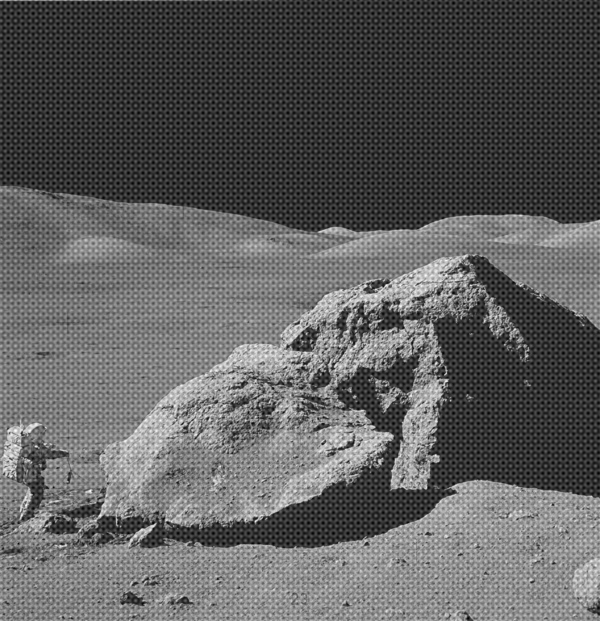
#> input picture 20222023 Question Paper/planet_surface.png, 600 x 621 px
$ python q2.py
#> lines starting #> are read from the running program, lines starting #| are printed output that depends on the picture; after the words box and inside, x2 and y2 are one past the last pixel; in counts of white or black regions, pixels touching at a corner belong together
import cv2
import numpy as np
import matplotlib.pyplot as plt

img = cv2.imread("../planet_surface.png")
#> img is the input picture: shape (621, 600, 3); min 0, max 255, mean 94.4
img_gray = cv2.cvtColor(img,cv2.COLOR_BGR2GRAY)

ffImg = np.fft.fft2(img_gray)
fShiftImg = np.fft.fftshift(ffImg)
fShiftImgAbs = np.abs(fShiftImg)

spectrum = 20 * np.log(fShiftImgAbs + 1)
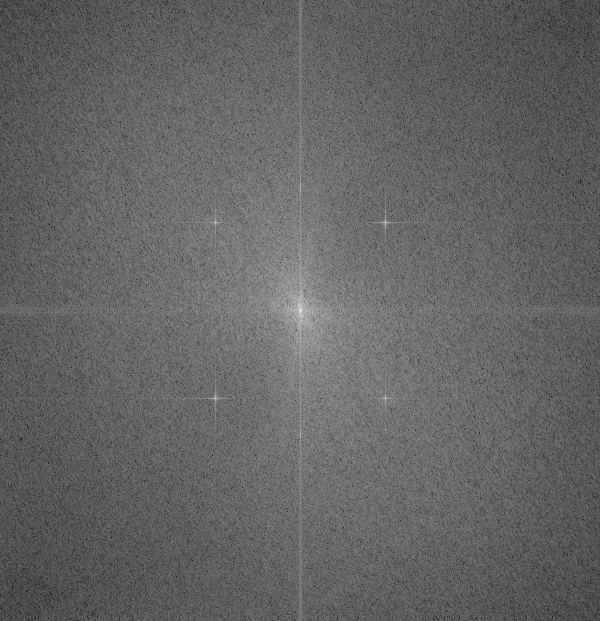
#> spectrum: shape (621, 600) float64; min 48.8, max 347.5, mean 166.5; drawn with min black and max white

rows,cols = img_gray.shape
#> rows = 621; cols = 600
mask = np.ones((rows,cols),np.uint8)
r = 4

x,y = np.ogrid[:rows,:cols]
#> x = 621 values from 0 to 620
c1, c2,c3,c4 = [222,216],[222,385],[398,214],[398,384]
for c in [c1,c2,c3,c4]:
    maskArea = (x-c[0])**2 + (y-c[1])**2 <= r**r
    mask[maskArea] = 0
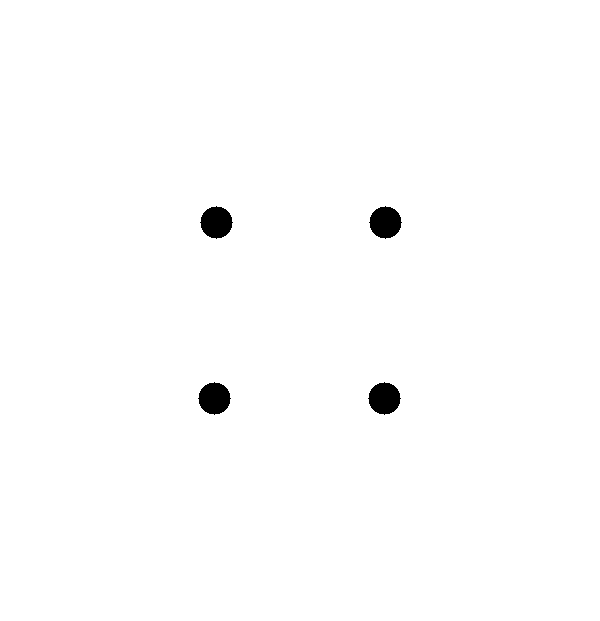
#> mask: shape (621, 600); values 0 (black) and 1 (white), 99.1% white; 4 black regions, box (x1, y1, x2, y2) and area: (200, 206, 233, 239) 797, (369, 206, 402, 239) 797, (198, 382, 231, 415) 797, (368, 382, 401, 415) 797

r = 3
start1,end1 = (297,0),(297,268)
start2,end2 = (297,349),(297,rows)
#> start2 = (297, 349); end2 = (297, 621)

start3,end3 = (0,311),(263,311)
start4,end4 = (332,311),(cols,311)
#> start4 = (332, 311); end4 = (600, 311)


cv2.line(mask,start1,end1,(0,0,0),r)
cv2.line(mask,start2,end2,(0,0,0),r)
cv2.line(mask,start3,end3,(0,0,0),r)
cv2.line(mask,start4,end4,(0,0,0),r)
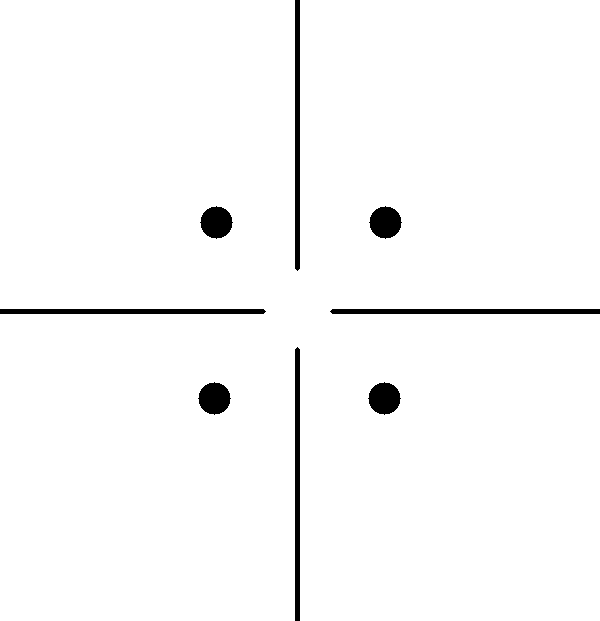
#> mask: shape (621, 600); values 0 (black) and 1 (white), 97.7% white; 8 black regions, largest, box (x1, y1, x2, y2) and area: (295, 347, 300, 621) 1364, (295, 0, 300, 271) 1349, (330, 309, 600, 314) 1344

fftShitAndMask = mask*fShiftImg
# fftShitAndMask = np.abs(fftShitAndMask)
flsShift = np.fft.ifftshift(fftShitAndMask)
img_back = np.fft.ifft2(flsShift)
img_back = np.clip(img_back,0,255).astype(np.uint8)
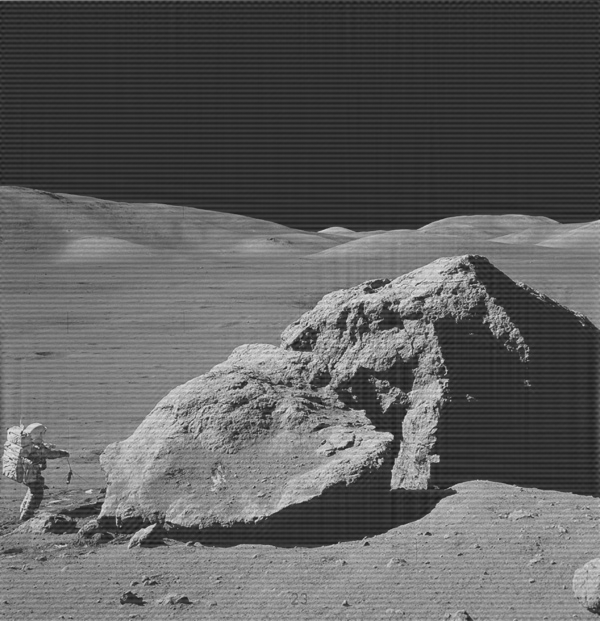
#> img_back: shape (621, 600); min 19, max 233, mean 93.9

cv2.imwrite("planet_serface_denoised.jpg",img_back)

plt.subplot(2, 2, 1)
plt.imshow(cv2.cvtColor(img, cv2.COLOR_BGR2RGB))
plt.title('Original Image')
plt.axis('off')

plt.subplot(2, 2, 2)
plt.imshow(spectrum,cmap="gray")
plt.title('Grayscale Image')
plt.axis('off')
#

plt.subplot(2, 2, 3)
plt.imshow(mask,cmap="gray")
plt.title('Grayscale Image')
plt.axis('off')

plt.subplot(2, 2, 4)
plt.imshow(img_back , cmap="gray")
plt.title('Grayscale Image')
plt.axis('off')

plt.savefig("planet_serface_denoised_steps.png", dpi=300, bbox_inches='tight')
plt.show()

$ run again, with 20222023 Question Paper/land.jpg saved as 20222023 Question Paper/planet_surface.png
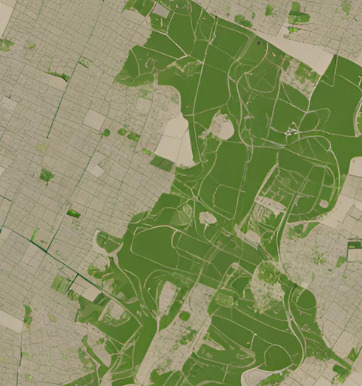
#> input picture 20222023 Question Paper/land.jpg, 362 x 386 px
#> img is the input picture: shape (386, 362, 3); mean B, G, R 96.7, 142.5, 134.5
#> after the loop `for c in [c1,c2,c3,c4]:`:
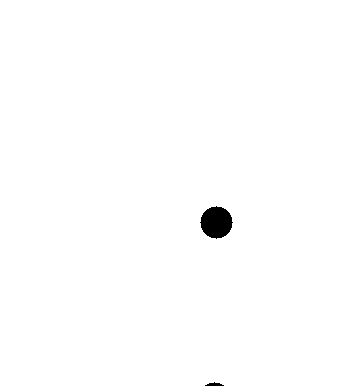
#> mask: shape (386, 362); values 0 (black) and 1 (white), 99.4% white; 2 black regions, box (x1, y1, x2, y2) and area: (200, 206, 233, 239) 797, (205, 382, 224, 386) 46
#> `plt.savefig("planet_serface_denoised_steps.png", dpi=300, bbox_inches=..`:
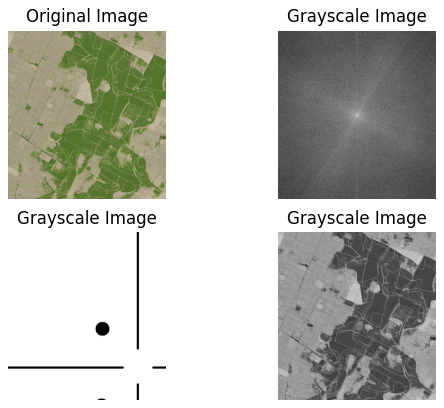
#> figure drawn by matplotlib, 4 panels
